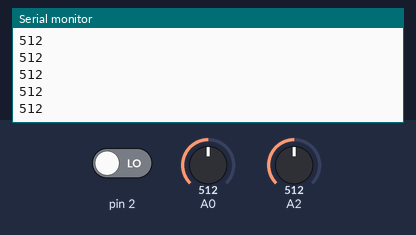
Bench run of a program on a simulated SparkFun Pro Micro, built with avr-gcc and run on an emulated ATmega32U4. Parts: the last lines printed to the serial monitor. The test bench sets the inputs (shaded band); at power-on: A0 = 512, A2 = 512, pin 2 LOW. USB keyboard and mouse output is not drawn.

Above: at 1.2 s.
1.3 s: A0 set to 716
At 2.1 s:
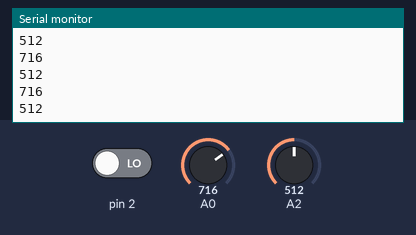
2.8 s: A2 set to 306
At 3.7 s:
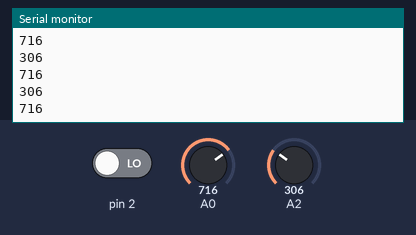
4.3 s: A0 set to 900
At 4.8 s:
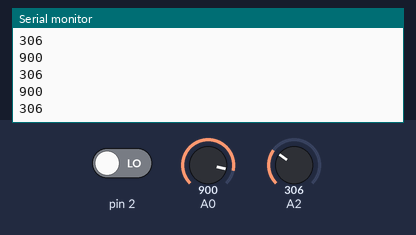
5.8 s: A2 set to 122
At 6.8 s:
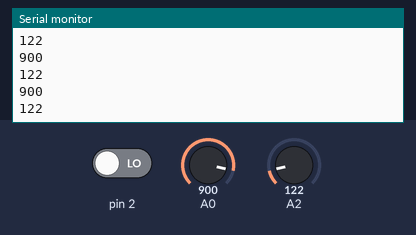
Timing chart, 0 to 8.3 s (numbered marks = the images above; inputs shaded):
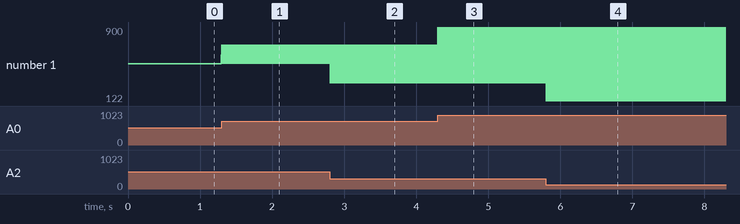

Measured:
- after the input at 1.3 s, the serial monitor: prints a new line at once (image 1)
- after the input at 2.8 s, the serial monitor: prints a new line at once (image 2)
- after the input at 4.3 s, the serial monitor: prints a new line at once (image 3)
- after the input at 5.8 s, the serial monitor: prints a new line at once (image 4)
- plotted number 1: 512 → 306 after the input at 2.8 s, 306 → 122 after the input at 5.8 s

The program:

main.cpp
```cpp
#include <Arduino.h>
#include "LogitechShifterAdapter.h"

#define LOGITECH_SHIFTER_REPORT_ID 0x03
#define LOGITECH_SHIFTER_AXIS_X A0
#define LOGITECH_SHIFTER_AXIS_Y A2
#define LOGITECH_SHIFTER_REVERSE_BUTTON 2

#define DELAY 10

LogitechShifterAdapter *logitechShifterAdapter;

void setup() {

  logitechShifterAdapter = new LogitechShifterAdapter(LOGITECH_SHIFTER_REPORT_ID, LOGITECH_SHIFTER_AXIS_X, LOGITECH_SHIFTER_AXIS_Y, LOGITECH_SHIFTER_REVERSE_BUTTON);
  logitechShifterAdapter->setup();

}

void loop() {

  logitechShifterAdapter->loop();
  delay(DELAY);

}
```

LogitechShifterAdapter.h
```cpp
#ifndef LOGITECH_SHITER_H
#define LOGITECH_SHITER_H

#include <Joystick.h>

// H-shifter mode analog axis thresholds
#define HS_XAXIS_12 400
#define HS_XAXIS_56 600
#define HS_YAXIS_135 800
#define HS_YAXIS_246 300

// Digital inputs definitions
#define DI_REVERSE 1
#define DI_MODE 3

class LogitechShifterAdapter
{

private:
    Joystick_ *joystick;
    uint8_t axisX;
    uint8_t axisY;
    uint8_t reverseButton;
    int b[16];
    int gear = 0;            // Default value is neutral
    int lastButtonState = 0; // Last state of the button

    void desactivar();

public:
    LogitechShifterAdapter(uint8_t reportId, uint8_t axisX, uint8_t axisY, uint8_t reverseButton);
    ~LogitechShifterAdapter();
    void setup();
    void loop();
};

#endif
```

LogitechShifterAdapter.cpp
```cpp
#include "LogitechShifterAdapter.h"

LogitechShifterAdapter::LogitechShifterAdapter(uint8_t reportId, uint8_t axisX, uint8_t axisY, uint8_t reverseButton) : axisX(axisX), axisY(axisY), reverseButton(reverseButton)
{
    joystick = new Joystick_(reportId, JOYSTICK_TYPE_GAMEPAD, 7, 0, false, false, false, false, false, false, false, false, false, false, false);
}

LogitechShifterAdapter::~LogitechShifterAdapter()
{
    delete joystick;
}

void LogitechShifterAdapter::setup()
{
    pinMode(axisX, INPUT_PULLUP); // X axis
    pinMode(axisY, INPUT_PULLUP); // Y axis

    pinMode(reverseButton, INPUT);

    for (int i = 0; i < 16; i++)
    {
        b[i] = 0;
    }

    b[DI_MODE] = 0;
    joystick->begin();
}

void LogitechShifterAdapter::loop()
{
    int x = analogRead(axisX); // X axis
    int y = analogRead(axisY); // Y axis

    Serial.println(x);
    Serial.println(y);

    int _isreverse = digitalRead(reverseButton);
    int _gear_ = 0;

    if (_isreverse == 1)
    {
        _gear_ = 7;
        b[DI_REVERSE] = 1;
    }
    else
    {

        if (b[DI_MODE] == 0) // H-shifter mode?
        {
            if (x < HS_XAXIS_12) // Shifter on the left?
            {
                if (y > HS_YAXIS_135)
                    _gear_ = 1; // 1st gear
                if (y < HS_YAXIS_246)
                    _gear_ = 2; // 2nd gear
            }
            else if (x > HS_XAXIS_56) // Shifter on the right?
            {
                if (y > HS_YAXIS_135)
                    _gear_ = 5; // 5th gear
                if (y < HS_YAXIS_246)
                    _gear_ = 6; // 6th gear
            }
            else // Shifter is in the middle
            {
                if (y > HS_YAXIS_135)
                    _gear_ = 3; // 3rd gear
                if (y < HS_YAXIS_246)
                    _gear_ = 4; // 4th gear
            }
        }
    }

    if (gear != 6)
        b[DI_REVERSE] = 0; // Reverse gear is allowed only on 6th gear position

    if (_gear_ != gear)
    {
        gear = _gear_;
        desactivar();
        joystick->setButton(gear - 1, HIGH);
    }
}

void LogitechShifterAdapter::desactivar()
{
    for (int i = 0; i <= 10; i++)
    {
        joystick->setButton(i, LOW);
    }
}
```
